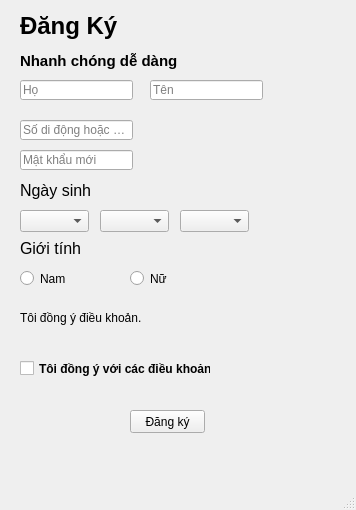
<?xml version="1.0" encoding="UTF-8"?>
<ui version="4.0">
 <class>MainWindow</class>
 <widget class="QMainWindow" name="MainWindow">
  <property name="geometry">
   <rect>
    <x>0</x>
    <y>0</y>
    <width>356</width>
    <height>510</height>
   </rect>
  </property>
  <property name="windowTitle">
   <string>Đăng Ký form</string>
  </property>
  <widget class="QWidget" name="centralwidget">
   <widget class="QLabel" name="label">
    <property name="geometry">
     <rect>
      <x>20</x>
      <y>10</y>
      <width>101</width>
      <height>31</height>
     </rect>
    </property>
    <property name="font">
     <font>
      <pointsize>18</pointsize>
      <weight>75</weight>
      <bold>true</bold>
     </font>
    </property>
    <property name="text">
     <string>Đăng Ký</string>
    </property>
   </widget>
   <widget class="QLabel" name="label_2">
    <property name="geometry">
     <rect>
      <x>20</x>
      <y>50</y>
      <width>171</width>
      <height>21</height>
     </rect>
    </property>
    <property name="font">
     <font>
      <pointsize>11</pointsize>
      <weight>75</weight>
      <bold>true</bold>
     </font>
    </property>
    <property name="text">
     <string>Nhanh chóng dễ dàng</string>
    </property>
   </widget>
   <widget class="QLabel" name="label_3">
    <property name="geometry">
     <rect>
      <x>20</x>
      <y>180</y>
      <width>121</width>
      <height>21</height>
     </rect>
    </property>
    <property name="font">
     <font>
      <pointsize>12</pointsize>
     </font>
    </property>
    <property name="text">
     <string>Ngày sinh</string>
    </property>
   </widget>
   <widget class="QLabel" name="label_4">
    <property name="geometry">
     <rect>
      <x>20</x>
      <y>240</y>
      <width>121</width>
      <height>16</height>
     </rect>
    </property>
    <property name="font">
     <font>
      <pointsize>12</pointsize>
     </font>
    </property>
    <property name="text">
     <string>Giới tính</string>
    </property>
   </widget>
   <widget class="QLineEdit" name="txtHo">
    <property name="geometry">
     <rect>
      <x>20</x>
      <y>80</y>
      <width>113</width>
      <height>20</height>
     </rect>
    </property>
    <property name="text">
     <string/>
    </property>
    <property name="placeholderText">
     <string>Họ</string>
    </property>
   </widget>
   <widget class="QLineEdit" name="txtTen">
    <property name="geometry">
     <rect>
      <x>150</x>
      <y>80</y>
      <width>113</width>
      <height>20</height>
     </rect>
    </property>
    <property name="text">
     <string/>
    </property>
    <property name="placeholderText">
     <string>Tên</string>
    </property>
   </widget>
   <widget class="QLineEdit" name="txtSDT">
    <property name="geometry">
     <rect>
      <x>20</x>
      <y>120</y>
      <width>113</width>
      <height>20</height>
     </rect>
    </property>
    <property name="text">
     <string/>
    </property>
    <property name="placeholderText">
     <string>Số di động hoặc email</string>
    </property>
   </widget>
   <widget class="QLineEdit" name="txtMk">
    <property name="geometry">
     <rect>
      <x>20</x>
      <y>150</y>
      <width>113</width>
      <height>20</height>
     </rect>
    </property>
    <property name="text">
     <string/>
    </property>
    <property name="echoMode">
     <enum>QLineEdit::Password</enum>
    </property>
    <property name="placeholderText">
     <string>Mật khẩu mới</string>
    </property>
   </widget>
   <widget class="QComboBox" name="cbNgay">
    <property name="geometry">
     <rect>
      <x>20</x>
      <y>210</y>
      <width>69</width>
      <height>22</height>
     </rect>
    </property>
   </widget>
   <widget class="QComboBox" name="cbThang">
    <property name="geometry">
     <rect>
      <x>100</x>
      <y>210</y>
      <width>69</width>
      <height>22</height>
     </rect>
    </property>
   </widget>
   <widget class="QComboBox" name="cbNam">
    <property name="geometry">
     <rect>
      <x>180</x>
      <y>210</y>
      <width>69</width>
      <height>22</height>
     </rect>
    </property>
   </widget>
   <widget class="QRadioButton" name="rdNam">
    <property name="geometry">
     <rect>
      <x>20</x>
      <y>270</y>
      <width>82</width>
      <height>17</height>
     </rect>
    </property>
    <property name="text">
     <string>Nam</string>
    </property>
   </widget>
   <widget class="QRadioButton" name="rdNu">
    <property name="geometry">
     <rect>
      <x>130</x>
      <y>270</y>
      <width>82</width>
      <height>17</height>
     </rect>
    </property>
    <property name="text">
     <string>Nữ</string>
    </property>
   </widget>
   <widget class="QCheckBox" name="chkCheck">
    <property name="geometry">
     <rect>
      <x>20</x>
      <y>360</y>
      <width>191</width>
      <height>17</height>
     </rect>
    </property>
    <property name="font">
     <font>
      <weight>75</weight>
      <bold>true</bold>
     </font>
    </property>
    <property name="text">
     <string>Tôi đồng ý với các điều khoản</string>
    </property>
   </widget>
   <widget class="QLabel" name="label_5">
    <property name="geometry">
     <rect>
      <x>20</x>
      <y>310</y>
      <width>121</width>
      <height>16</height>
     </rect>
    </property>
    <property name="text">
     <string>Tôi đồng ý điều khoản.</string>
    </property>
   </widget>
   <widget class="QPushButton" name="btnDangKy">
    <property name="geometry">
     <rect>
      <x>130</x>
      <y>410</y>
      <width>75</width>
      <height>23</height>
     </rect>
    </property>
    <property name="text">
     <string>Đăng ký</string>
    </property>
   </widget>
  </widget>
  <widget class="QMenuBar" name="menubar">
   <property name="geometry">
    <rect>
     <x>0</x>
     <y>0</y>
     <width>356</width>
     <height>21</height>
    </rect>
   </property>
  </widget>
  <widget class="QStatusBar" name="statusbar"/>
 </widget>
 <resources/>
 <connections/>
</ui>
